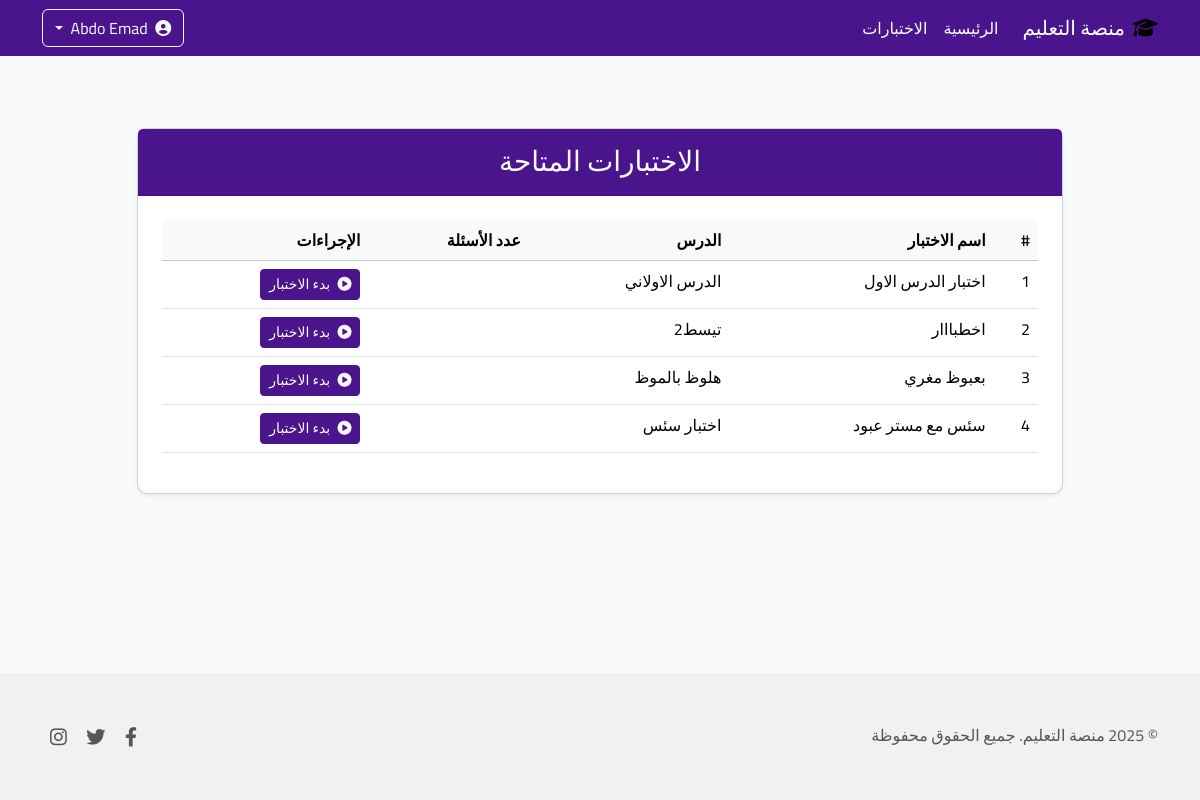
/tests/ (signed in), run on the app's committed database.
### core/models.py (models this page shows, shortened)
class Test(models.Model):
    lesson = models.ForeignKey(Lesson, on_delete=models.CASCADE)
    title = models.CharField(max_length=255)
    time_limit = models.IntegerField(default=0)
    time_unit = models.CharField(
        max_length=10,
        choices=(('seconds', 'ثواني'), ('minutes', 'دقائق'), ('hours', 'ساعات')),
        default='minutes'
    )
    prevent_review = models.BooleanField(
        default=False,
        verbose_name="منع مراجعة الاختبار",
        help_text="إذا تم تحديده، لن يتمكن الطالب من مراجعة إجاباته بعد انتهاء الاختبار."
    )

class Lesson(models.Model):
    TYPE_CHOICES = (
        ('text', 'Text'),
        ('video', 'Video'),
        ('text_video', 'Text + Video'),  # جديد
    )
    title = models.CharField(max_length=255)
    lesson_type = models.CharField(max_length=20, choices=TYPE_CHOICES, default='text')
    content = models.TextField(blank=True)
    video_file = models.FileField(upload_to='videos/', blank=True, null=True)
    pdf_file = models.FileField(upload_to='pdfs/', blank=True, null=True)
    text_position = models.CharField(
        max_length=10,
        choices=(('top', 'النص فوق الفيديو'), ('bottom', 'النص تحت الفيديو')),
        default='top',
        blank=True,
        null=True
    )
    is_hidden = models.BooleanField(default=False, verbose_name="إخفاء الدرس", help_text="إذا تم تحديده، سيتم إخفاء الدرس عن الطلاب.")
    created_at = models.DateTimeField(auto_now_add=True)

### core/views.py (the view)
# urls.py: path('tests/', views.test_list, name='test_form'),
def test_list(request):
    if not request.user.is_authenticated:
        messages.warning(request, 'يجب تسجيل الدخول لعرض الاختبارات')
        return redirect('login')
    tests = Test.objects.all().select_related('lesson')
    return render(request, 'test_list.html', {'tests': tests})

### templates/test_list.html (shortened to what this page needs)
{% extends 'base.html' %}
{% load static %}
{% block content %}
<div class="container py-5">
    <div class="row justify-content-center">
        <div class="col-lg-10">
            <div class="card shadow-sm animate-fade-in">
                <div class="card-header bg-primary text-white text-center py-3">
                    <h3 class="mb-0">الاختبارات المتاحة</h3>
                </div>
                <div class="card-body p-4">
                    {% if tests %}
                        <div class="table-responsive">
                            <table class="table table-hover">
                                <thead class="table-light">
                                    <tr>
                                        <th>#</th>
                                        <th>اسم الاختبار</th>
                                        <th>الدرس</th>
                                        <th>عدد الأسئلة</th>
                                        <th>الإجراءات</th>
                                    </tr>
                                </thead>
                                <tbody>
                                    {% for test in tests %}
                                        <tr>
                                            <td>{{ forloop.counter }}</td>
                                            <td>{{ test.title }}</td>
                                            <td>{{ test.lesson.title }}</td>
                                            <td>{{ test.questions.count }}</td>
                                            <td>
                                                <a href="{% url 'take_test' test.id %}" class="btn btn-primary btn-sm">
                                                    <i class="fas fa-play-circle me-1"></i> بدء الاختبار
                                                </a>
                                            </td>
                                        </tr>
                                    {% endfor %}
                                </tbody>
                            </table>
                        </div>
                    {% else %}
                        <div class="alert alert-info text-center">
                            <i class="fas fa-info-circle fa-2x mb-3"></i>
                            <h5>لا توجد اختبارات متاحة حاليًا</h5>
                            <p class="mb-0">سيتم إضافة الاختبارات قريبًا</p>
                        </div>
                    {% endif %}
                </div>
            </div>
        </div>
    </div>
</div>
{% endblock %}

### static/style.css (style rules this page uses)
:root { --primary: #4a148c; --secondary: #3e0f7a; --main-bg: #f7f9fa; --font-main: 'Cairo', 'Tajawal', 'Segoe UI', Arial, sans-serif; }
body { background: var(--main-bg); font-family: var(--font-main); direction: rtl; }
a { text-decoration: none; }
.card { border-radius: 10px; transition: transform 0.3s ease, box-shadow 0.3s ease; }
.btn-primary { background-color: var(--primary); border-color: var(--primary); }
.bg-primary { background-color: var(--primary) !important; }
.table th { font-weight: 600; background-color: #f8f9fa; border-top: none; }

### templates/test_list.html (style rules this page uses)
.table th { font-weight: 600; background-color: #f8f9fa; }
.btn-sm { padding: 0.25rem 0.5rem; font-size: 0.875rem; }

### data on the page
Test: title "اختبار الدرس الاول", lesson "الدرس الاولاني"
Test: title "اخطبااار", lesson "تيسط2"
Test: title "بعبوظ مغري", lesson "هلوظ بالموظ"
Test: title "سئس مع مستر عبود", lesson "اختبار سئس"
